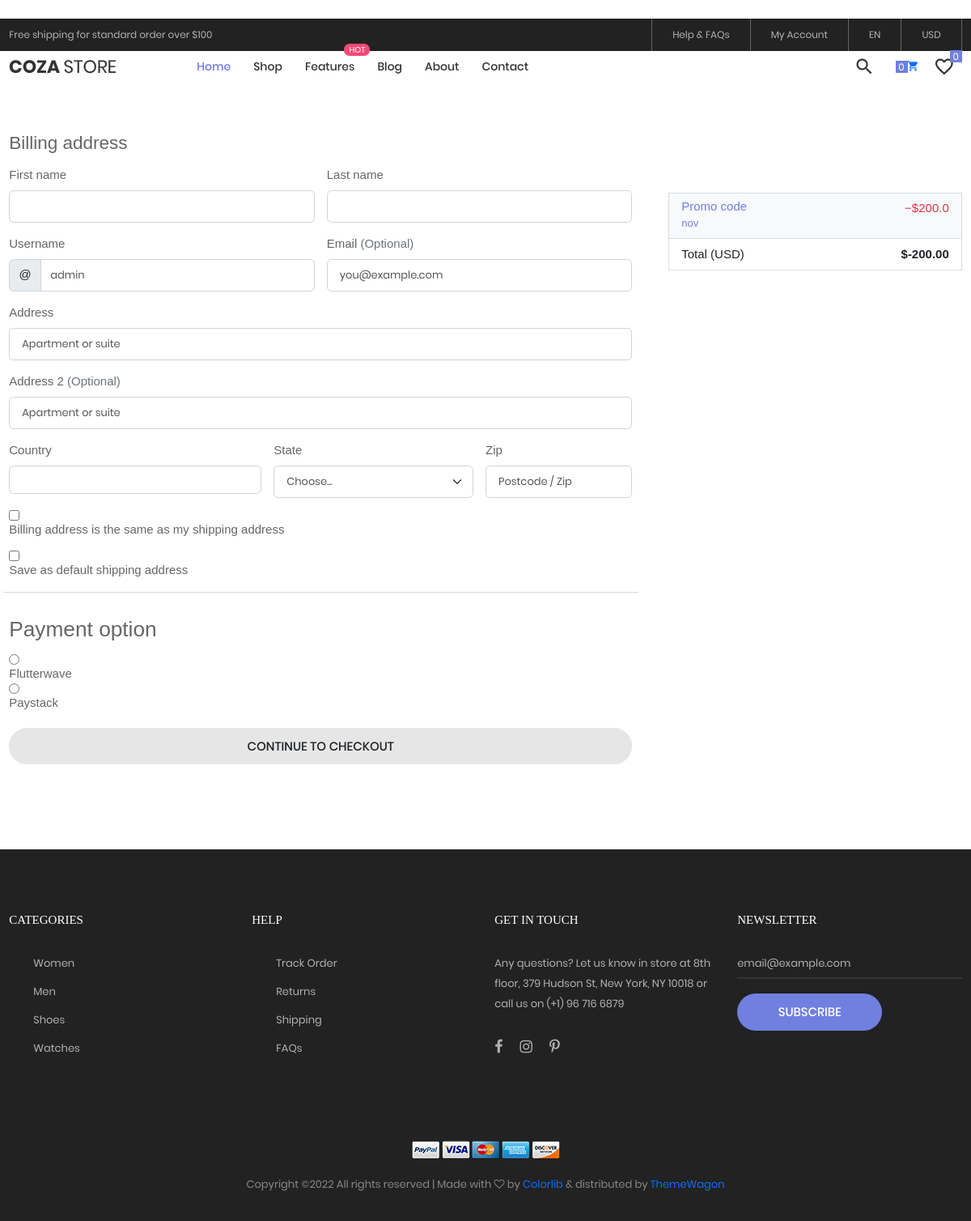
The page /checkout (signed in) on the database as committed earlier.
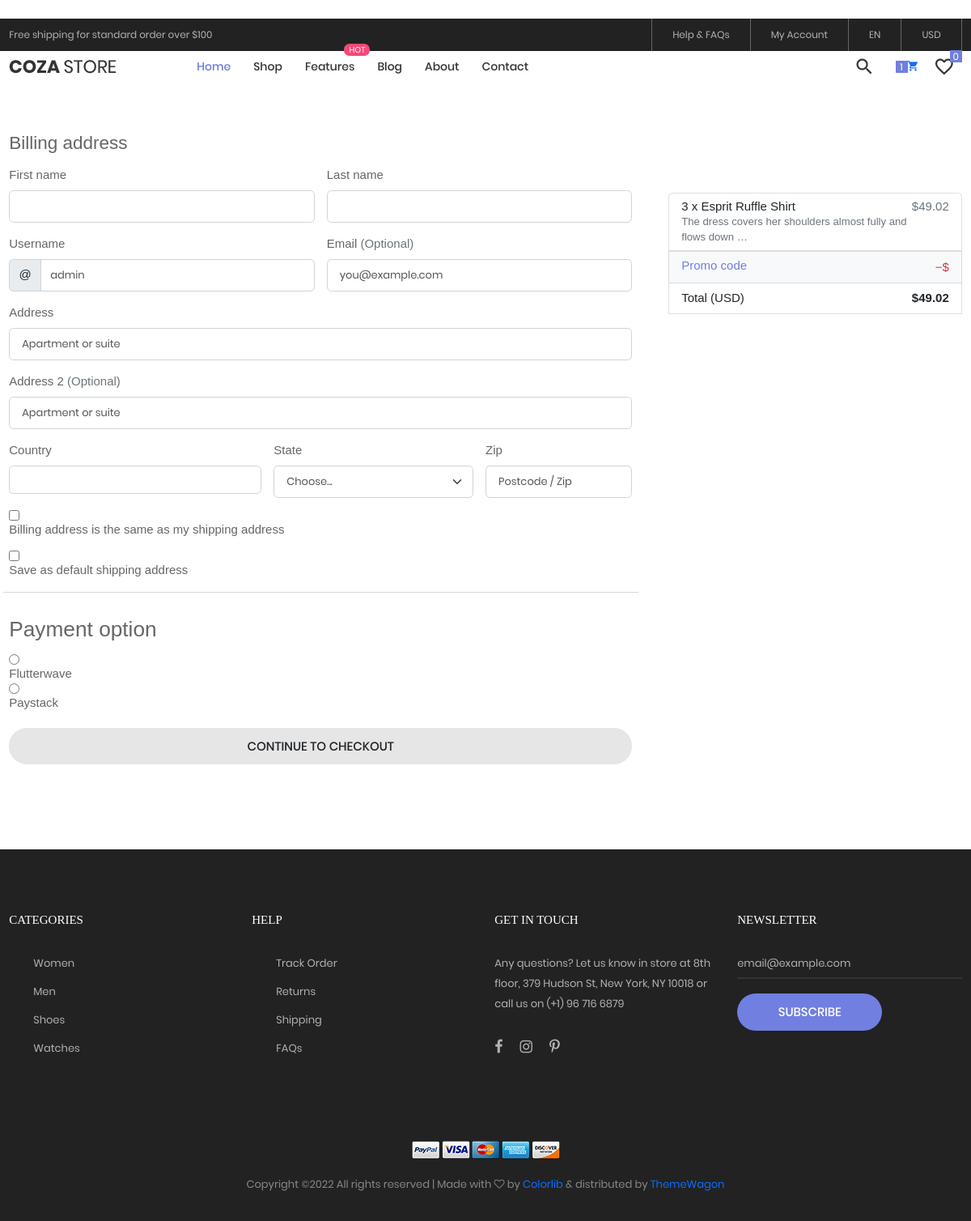
The same page on the database as committed later.
### cloth/models.py (models this page shows, shortened)
class Order(models.Model):
    user = models.ForeignKey(settings.AUTH_USER_MODEL,on_delete=models.CASCADE)
    ref_code = models.CharField(max_length=20, blank=True, null=True)
    items = models.ManyToManyField(OrderItem)
    start_date = models.DateTimeField(auto_now_add=True)
    ordered_date = models.DateTimeField()
    ordered = models.BooleanField(default=False)
    shipping_address = models.ForeignKey('Address', related_name='shipping_address', on_delete=models.SET_NULL, blank=True, null=True)
    billing_address = models.ForeignKey('Address', related_name='billing_address', on_delete=models.SET_NULL, blank=True, null=True)
    payment = models.ForeignKey('Payment', on_delete=models.SET_NULL, blank=True, null=True)
    coupon = models.ForeignKey('Coupon', on_delete=models.SET_NULL, blank=True, null=True)
    being_delivered = models.BooleanField(default=False)
    received = models.BooleanField(default=False)
    refund_requested = models.BooleanField(default=False)
    refund_granted = models.BooleanField(default=False)
    def get_total(self):
        total = 0
        for order_item in self.items.all():
            total += order_item.get_final_price()
        if self.coupon:
            total -= self.coupon.amount
        return total

class Coupon(models.Model):
    code = models.CharField(max_length=15)
    amount = models.FloatField()

class OrderItem(models.Model):
    user = models.ForeignKey(settings.AUTH_USER_MODEL,on_delete=models.CASCADE)
    ordered = models.BooleanField(default=False)
    item = models.ForeignKey(Item, on_delete=models.CASCADE)
    quantity = models.IntegerField(default=0)
    def get_total_item_price(self):
        return self.quantity * self.item.price
    def get_final_price(self):
        if self.item.discount_price:
            return self.get_total_discount_item_price()
        return self.get_total_item_price()

class Item(models.Model):
    title = models.CharField(max_length=100)
    price = models.FloatField()
    discount_price = models.FloatField(blank=True, null=True)
    category = models.CharField(choices=CATEGORY_CHOICES, max_length=2)
    label = models.CharField(choices=LABEL_CHOICES, max_length=1)
    slug = models.SlugField()
    description = models.TextField()
    image = models.ImageField()

### cloth/views.py (the view, shortened to what this page needs)
# urls.py: path('checkout', Checkout.as_view(), name="checkout"),
class Checkout(LoginRequiredMixin,View):
    def get(self, *args, **kwargs):
        try:
            order = Order.objects.get(user=self.request.user, ordered=False)
            form = CheckoutForm()
            context = {
                'form': form,
                'couponform': CouponForm(),
                'order': order,
                'DISPLAY_COUPON_FORM': True
            }
            shipping_address_qs = Address.objects.filter(
                user=self.request.user,
                address_type='S',
                default=True
            )
            if shipping_address_qs.exists():
                context.update(
                    {'default_shipping_address': shipping_address_qs[0]})
            billing_address_qs = Address.objects.filter(
                user=self.request.user,
                address_type='B',
                default=True
            )
            if billing_address_qs.exists():
                context.update(
                    {'default_billing_address': billing_address_qs[0]})
            return render(self.request, "checkout.html", context)
        except ObjectDoesNotExist:
            messages.info(self.request, "You do not have an active order")
            return redirect("cloth:checkout")

### cloth/forms.py
class CouponForm(forms.Form):
    code = forms.CharField(widget=forms.TextInput(attrs={
        'class': ' stext-104 cl2 plh4 size-117 bor13 p-lr-20 m-r-10 m-t-16',
        'placeholder': 'Promo code',
        'aria-label': 'Recipient\'s username',
        'aria-describedby': 'basic-addon2'
    }))

### cloth/templatetags/cart_template_tags.py (called while the page is built)
@register.filter
def cart_item_count(user):
    if user.is_authenticated:
        qs = Order.objects.filter(user=user, ordered=False)
        if qs.exists():
            return qs[0].items.count()
    return 0

### cloth/templates/checkout.html (shortened to what the changed rows need)
{% extends 'base.html' %}
{% load static %}  {% load cart_template_tags %}
{% load crispy_forms_tags %}
{% block content %}
<div class="container m-t-100">
    <main>
      <div class="row g-5">
        <div class="col-md-5 col-lg-4 order-md-last m-t-120">
          <ul class="list-group mb-3">
            {% for order_item in order.items.all %}
            <li class="list-group-item d-flex justify-content-between lh-sm">
              <div>
                <h6 class="my-0">{{order_item.quantity}} x {{order_item.item.title}}</h6>
                <small class="text-muted">{{order_item.item.description |truncatewords:10}}</small>
              </div>
              <span class="text-muted">${{order_item.get_final_price|floatformat:2}}</span>
            </li>
            {% endfor %}
			<form action="" id="paymentForm">
            <li class="list-group-item d-flex justify-content-between bg-light">
              <div class="text-success">
                <h6 class="my-0 cl1">Promo code</h6>
                <small class="cl1">{{order.coupon.code}}</small>
              </div>
              <span class="text-danger">−${{order.coupon.amount}}</span>
            </li>
            <li class="list-group-item d-flex justify-content-between">
              <span>Total (USD)</span>
              <strong>${{order.get_total|floatformat:2}}</strong>
            </li>
          </ul>
        </div>
        <div class="col-md-7 col-lg-8">
          <form class="needs-validation"  method="POST" novalidate>
            <div class="row g-3">
              <div class="d-block my-3">
                {% for value, name in form.fields.payment_option.choices %}
                <div class="custom-control custom-radio">
                  <input id="{{ name }}" name="payment_option" value="{{ value }}" type="radio" class="custom-control-input" required>
                  <label class="custom-control-label" for="{{ name }}">{{ name }}</label>
                </div>
                {% endfor %}
              </div>
              </div>
            </div>
        </div>
      </div>
    {% endblock content %}

Rows that differ between the two databases and show on the page:
added OrderItem: quantity "3", item "Esprit Ruffle Shirt", item.description "The dress covers her shoulders almost fully and flows down …", get_final_price "49.02"
changed Order: get_total "-200.00" → "49.02"; coupon.code "nov" → (not shown); coupon.amount "200.0" → (not shown)
